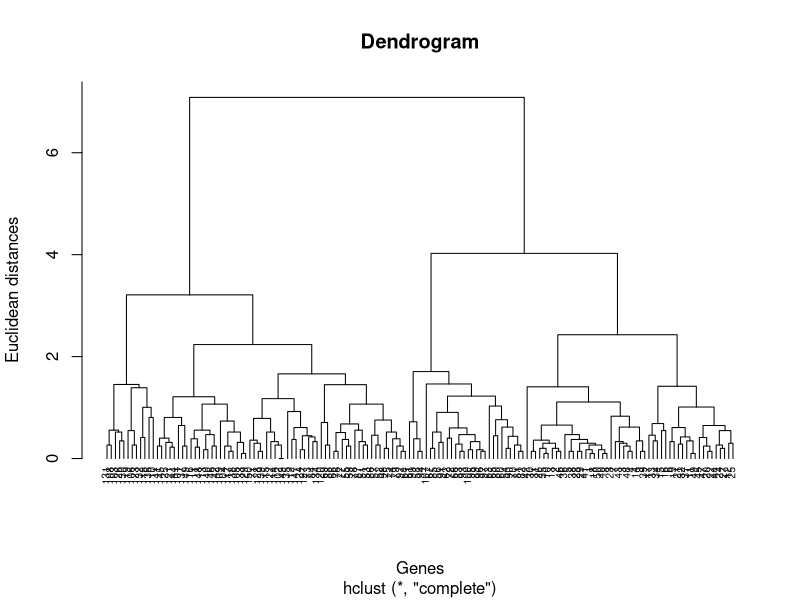

Reproduce this figure in R. (Note: this script raises an error after producing the figure.)
library(tidyverse)
library(caret)
library(cluster)


# Importing the dataset ---------------------------------------------------

data(iris)

# Splitting the dataset into the Training set and Test set ----------------

set.seed(9)
TrainingIndex <- createDataPartition(iris$Species, p=0.8, list = F)
TrainingSet <- iris[TrainingIndex,] # 80% of the data with class labels
TestingSet <- iris[-TrainingIndex,] # mask the species labels for the remaining
TrueSpecies <- TestingSet$Species
TestingSet$Species <- "unknown"
data_unsup <- as.data.frame(rbind(TrainingSet, TestingSet))

X <- data_unsup[1:4]

# Using the dendrogram to find the optimal number of clusters -------------

#Dissimilarity matrix
d <- dist(X, method = "euclidean")

dendrogram <- hclust(d = d, method = "complete")

plot(dendrogram,
     main = paste('Dendrogram'),
     xlab = 'Genes',
     ylab = 'Euclidean distances', 
     cex = 0.6, 
     hang = -1)

# Rotate a set of XY coordinates by an angle:
dend <- rotate(dendrogram, 1:150)

# Color the branches based on the clusters
dend <- color_branches(dend, k=3)

# Assign for each sample the corresponding iris species as color
labels_colors(dend) <- 
  rainbow_hcl(3)[
    sort_levels_values(as.numeric(iris[,5])[order.dendrogram(dend)])]

labels(dend) <- paste(as.character(iris[,5])[order.dendrogram(dend)], "(", 
                      labels(dend), ")", sep = "")

# Hang the dendrogram a bit:
dend <- hang.dendrogram(dend,hang_height=0.1)
dend <- set(dend, "labels_cex", 0.5)

iris_species <- levels(iris[,5])
plot(dend,
     main = "Clustered Iris data set (the labels give the true flower species)",
     horiz = TRUE, nodePar = list(cex = .007))
legend("topleft", legend = iris_species, fill = rainbow_hcl(3))

# Fitting Hierarchical Clustering to the dataset --------------------------

hc <- hclust(d = d, method = 'complete')
y_hc <- cutree(hc, 3)

Species <- factor(y_hc,
                  levels = c(1, 2, 3),
                  labels = c('setosa', 'virginica', 'versicolor'))

X2 <- X
X2 <- X2 |> mutate(Species)

sum(as.character(data_unsup$Species) == as.character(X2$Species))
sum(as.character(data_unsup$Species) != as.character(X2$Species))


# Gene selection ----------------------------------------------------------

